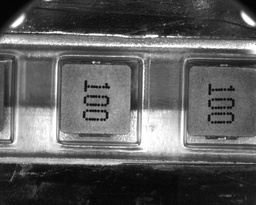
#> input picture source/100-1.jpg, 256 x 205 px, shrunk from 1280 x 1024 before the run
$ jupyter execute main_texureMatching.ipynb
#> lines starting #> are read from the running program, lines starting #| are printed output that depends on the picture
參考文件
1. Yoo, Jae-Chern, and Tae Hee Han. "Fast normalized cross-correlation." Circuits, systems and signal processing 28.6 (2009): 819-843.

[cell 1]
import cv2
import numpy as np
import time
import os
import matplotlib.pyplot as plt
import itertools
import queue
from scipy.signal import convolve2d, correlate2d

[cell 2]
img = cv2.imread('./source/100-1.jpg')
#> img is the input picture: shape (205, 256, 3); min 3, max 255, mean 92.2
template = cv2.imread('./template/100-Template.jpg')
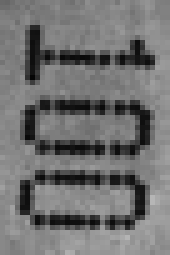
#> input picture template/100-Template.jpg, 34 x 51 px, shrunk from 170 x 253 before the run (shown 5 times larger)
#> template is the input picture: shape (51, 34, 3); min 6, max 182, mean 113.6

[cell 3]
img_gray = img[:, :, 2]*0.299 + img[:, :, 1]*0.587 + img[:, :, 0]*0.114
img_gray = img_gray.astype(np.float32)

template_gray = template[:, :, 2]*0.299 + template[:, :, 1]*0.587 + template[:, :, 0]*0.114
template_gray = template_gray.astype(np.float32)

[cell 4]
fig, ax = plt.subplots(1, 2, figsize=(30, 10))
ax[0].imshow(img_gray, cmap='gray')
ax[1].imshow(template_gray, cmap='gray')

[cell 5]
# template_gray = template_gray[::2, ::2]
# img_gray = img_gray[::2, ::2]

[cell 6]
def pad_convview(a):
    # pad
    pad = np.array(template_gray.shape) // 2
    padded_img_gray = np.zeros([img_gray.shape[0] + pad[0]*2, img_gray.shape[1] + pad[1]*2], dtype=np.float32)
    padded_img_gray[pad[0]:-pad[0], pad[1]:-pad[1]] = a

    # conv windows
    view_shape = tuple(np.subtract(padded_img_gray.shape, template_gray.shape) + 1) + template_gray.shape
    strides = padded_img_gray.strides + padded_img_gray.strides
    return np.lib.stride_tricks.as_strided(padded_img_gray, view_shape, strides)

[cell 7]
# pad
pad = np.array(template_gray.shape) // 2
#> pad = [25, 17]
padded_img_gray = np.zeros([img_gray.shape[0] + pad[0]*2, img_gray.shape[1] + pad[1]*2], dtype=np.float32)
padded_img_gray[pad[0]:-pad[0], pad[1]:-pad[1]] = img_gray
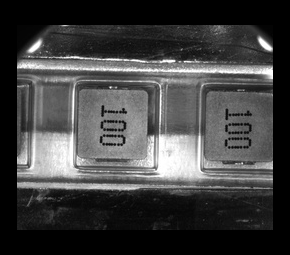
#> padded_img_gray: shape (255, 290) float32; min 0, max 255, mean 65.4

# conv windows
view_shape = tuple(np.subtract(padded_img_gray.shape, template_gray.shape) + 1) + template_gray.shape
#> view_shape = (205, 257, 51, 34)
strides = padded_img_gray.strides + padded_img_gray.strides
#> strides = (1160, 4, 1160, 4)
sub_matrices = np.lib.stride_tricks.as_strided(padded_img_gray, view_shape, strides)

[cell 8]
# [5 lines of commented-out code are left out]

[cell 9]
# plt.figure(figsize=(20, 20))
# plt.imshow(R)

[cell 10]
h, w = template_gray.shape
#> h = 51; w = 34

[cell 11]
# method 1
st = time.time()
template_norm = template_gray - np.mean(template_gray)

m = np.einsum('ij,klij->kl', template_norm, sub_matrices)
n = np.einsum('klij->kl', sub_matrices) / (w*h) * np.sum(template_norm)

I_mean = np.einsum('klij->kl', sub_matrices) / (w*h)

b = np.sum(template_norm**2) * \
    (np.einsum('klij,klij->kl', sub_matrices, sub_matrices) - 2 * np.einsum('klij->kl', sub_matrices) * I_mean + (w*h)*I_mean**2)

b = np.sqrt(b)

r = (m - n) / b
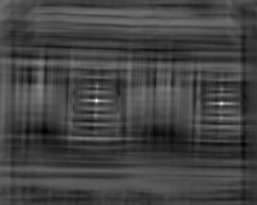
#> r: shape (205, 257) float32; min -0.372, max 0.986, mean -0.0122; drawn with min black and max white
print(time.time() - st)

[cell 12]
# method 2
st = time.time()
T = template_gray
T_mean = np.mean(template_gray)
#> T_mean = 113.6
I_mean = np.einsum('klij->kl', sub_matrices) / (w*h)

m = np.einsum('ij,klij->kl', T, sub_matrices) / (w*h)
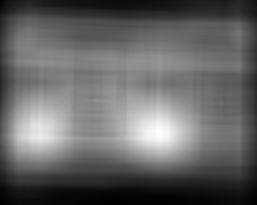
#> m: shape (205, 257) float32; min 620.4, max 24080.9, mean 9907.7; drawn with min black and max white
n = (T_mean * np.einsum('klij->kl', sub_matrices) / (w*h))

I_var = np.einsum('klij,klij->kl', sub_matrices, sub_matrices) / (w*h) - I_mean**2
T_var = np.mean(T**2) - np.mean(T)**2
#> T_var = 1644.2
b = np.sqrt(T_var * I_var)

r = (m - n) / b
print(time.time() - st)

[cell 13]
# method 2 - 1
st = time.time()
T = template_gray
T_mean = np.mean(template_gray)
I_sum = np.einsum('klij->kl', sub_matrices)

m = np.einsum('ij,klij->kl', T, sub_matrices)
n = T_mean * I_sum

I_var = np.einsum('klij,klij->kl', sub_matrices, sub_matrices) - I_sum**2 / (w*h)
T_var = np.einsum('ij->', T**2) - np.einsum('ij->', T)**2 / (w*h)
#> T_var = 2851066.4
b = np.sqrt(T_var * I_var)

r = (m - n) / b
print(time.time() - st)

[cell 14]
# method 2 - 2
st = time.time()
c = w * h
#> c = 1734
T = template_gray
T_sum = np.einsum('ij->', T)
#> T_sum = 196948
I_sum = np.einsum('klij->kl', sub_matrices)

m = np.einsum('ij,klij->kl', T, sub_matrices)
n = T_sum * I_sum / c

I_var = np.einsum('klij->kl', pad_convview(img_gray**2)) - I_sum**2 / c
#> in pad_convview, `padded_img_gray[pad[0]:-pad[0], pad[1]:-pad[1]] = a`:
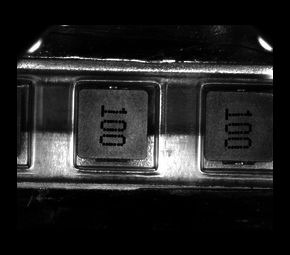
#> padded_img_gray: shape (255, 290) float32; min 0, max 65025, mean 8863; drawn with min black and max white
#> in pad_convview, `strides = padded_img_gray.strides + padded_img_gray.strides`: strides = (1160, 4, 1160, 4)
T_var = np.einsum('ij->', T**2) - T_sum**2 / c
b = np.sqrt(T_var * I_var)

r = (m - n) / b
print(time.time() - st)

[cell 15]
plt.figure(figsize=(20, 20))
plt.imshow(r)

# subsample

[cell 16]
sample_imgs = [img_gray]
sample_templates = [template_gray]

for _ in range(3):
    sample_imgs.append(sample_imgs[-1][::2, ::2])
    sample_templates.append(sample_templates[-1][::2, ::2])
#> after the loop, sample_imgs = 4 items; sample_templates = 4 items

[cell 17]
init_level = len(sample_imgs) - 1
#> init_level = 3

que = queue.Queue()
# [init_level], [start_point], [w], [h]
que.put([init_level, np.array([0, 0]), sample_imgs[-1].shape[1], sample_imgs[-1].shape[0]])

[cell 18]
results_loc = []
results_sim = []

[cell 19]
while not que.empty():
    now_level, start_point, subimage_w, subimage_h = que.get()

    now_template = sample_templates[now_level]
    now_img = sample_imgs[now_level]

    h_upper = start_point[0] - 10
    h_lower = start_point[0] + subimage_h + 10
    w_upper = start_point[1] - 10
    w_lower = start_point[1] + subimage_w + 10

    if h_upper < 0:
        h_upper = 0
    if h_lower >= now_img.shape[0]:
        h_lower = now_img.shape[0]
    if w_upper < 0:
        w_upper = 0
    if w_lower >= now_img.shape[1]:
        w_lower = now_img.shape[1]

    cut_img = now_img[h_upper:h_lower, w_upper:w_lower]


    # pad
    if (now_template.shape[0] >= cut_img.shape[0]) or (now_template.shape[1] >= cut_img.shape[1]):
        pad = np.array([now_template.shape[0] - cut_img.shape[0], now_template.shape[1] - cut_img.shape[1]], dtype=np.int32) //2

        pad[pad >= 0] += 4
        pad[pad < 0] = 0

        padded_img_gray = np.pad(cut_img, [[pad[0], pad[0]], [pad[1], pad[1]]])
    else:
        padded_img_gray = cut_img


    # change view for conv
    view_shape = tuple(np.subtract(padded_img_gray.shape, now_template.shape) + 1) + now_template.shape
    strides = padded_img_gray.strides + padded_img_gray.strides
    sub_matrices = np.lib.stride_tricks.as_strided(padded_img_gray, view_shape, strides)


    #
    template_h, template_w = now_template.shape
    T_norm = now_template - np.mean(now_template)
    I_norm_mean = np.einsum('klij->kl', sub_matrices) / (template_w*template_h)

    #
    m = np.einsum('ij,klij->kl', T_norm, sub_matrices)
    n = I_norm_mean * np.sum(T_norm)


    T_norm_sum = np.sum(T_norm**2)

    I_norm_sum = np.einsum('klij,klij->kl', sub_matrices, sub_matrices) \
                    - 2 * np.einsum('klij->kl', sub_matrices) * I_norm_mean \
                    + (template_w*template_h) * I_norm_mean**2

    R = (m - n) / np.sqrt(T_norm_sum * I_norm_sum)

    #
    if now_level == len(sample_imgs) - 1:
        loc = np.where( R >= 0.6)
    else:
        loc = np.where( R >= R.max())

    points_loc = np.array([[i, j] for i, j in zip(*loc)])
    points_sim = np.array([R[i, j] for i, j in zip(*loc)])

    targetPoint = []
    while len(points_loc) > 0:
        p = points_loc[0]

        distance = np.sqrt(np.sum((points_loc - p)**2, axis=1))
        nearPoint = np.argwhere(distance < sample_imgs[now_level].shape[1]*0.2).flatten()

        sim_argmax = np.argmax(points_sim[nearPoint])
        targetPoint.append(points_loc[nearPoint][sim_argmax])

        points_loc = np.delete(points_loc, nearPoint, axis=0)
        points_sim = np.delete(points_sim, nearPoint, axis=0)
    targetPoint = np.array(targetPoint)


    if len(targetPoint) <= 0:
        continue
    #
    if now_level == 0:
        results_loc.append((targetPoint[0] + np.array([h_upper, w_upper])))
        results_sim.append(R[(targetPoint[0])[0], (targetPoint[0])[1]])
        continue
    #
    targetPoint = targetPoint + np.array([h_upper, w_upper]) + [template_h//2, template_w//2]

    for x, y in targetPoint:
        h_upper = x - int(now_template.shape[0]*0.5) if x - now_template.shape[0]*0.5 > 0 else 0
        w_upper = y - int(now_template.shape[1]*0.5) if y - now_template.shape[1]*0.5 > 0 else 0

        que.put([now_level-1, (np.array([h_upper, w_upper]))*2, int((now_template.shape[1])*2), int((now_template.shape[0])*2)])
#> this loop made 13 passes
#> (strides, T_norm_sum) on passes 2 to 13: ((4096, 16, 4096, 16), 204130.1), ((4096, 16, 4096, 16), 204130.1), ((4096, 16, 4096, 16), 204130.1), ((4096, 16, 4096, 16), 204130.1), ((2048, 8, 2048, 8), 693203.6), ((2048, 8, 2048, 8), 693203.6), ((2048, 8, 2048, 8), 693203.6), ((2048, 8, 2048, 8), 693203.6), ((1024, 4, 1024, 4), 2851066.2), ((1024, 4, 1024, 4), 2851066.2), ((1024, 4, 1024, 4), 2851066.2), ((1024, 4, 1024, 4), 2851066.2)
#> (strides, T_norm_sum, loc) on pass 1: ((8192, 32, 8192, 32), 6422.2, ([1, 1, 1, 1, 1, 10, 12], [12, 13, 15, 18, 19, 0, 11]))
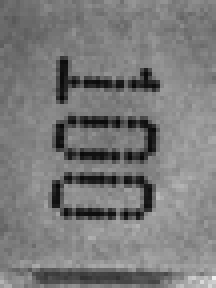
#> cut_img: shape (72, 54) float32 (shown 4 times larger); min 7, max 238, mean 122.5
#> after the loop, results_loc = [[38, 54], [64, 151], [62, 22], [75, 79]]; results_sim = [0.247, 0.286, 0.345, 0.986]

[cell 20]
img_res = img_gray.copy()
w, h = template_gray.shape[::-1]

for pt in results_loc:
    cv2.rectangle(img_res, (pt[1], pt[0]), (pt[1] + w, pt[0] + h), (0, 0, 255), 2)
#> this loop made 4 passes
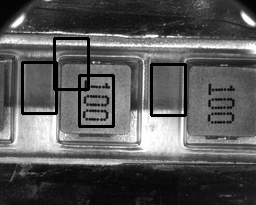
#> img_res: shape (205, 256) float32; min 0, max 255, mean 87.4

plt.figure(figsize=(20, 20))
plt.imshow(img_res)

# with OpenCV

[cell 21]
import cv2
import numpy as np
import time
import os
import matplotlib.pyplot as plt
import itertools
from scipy.signal import convolve2d, correlate2d

[cell 22]
img = cv2.imread('./source/Die1.tif')
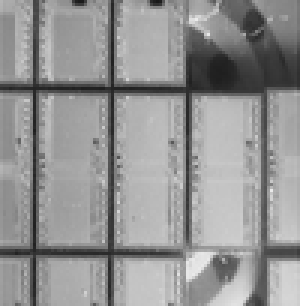
#> input picture source/Die1.tif, 100 x 102 px, shrunk from 500 x 512 before the run (shown 3 times larger)
#> img is the input picture: shape (102, 100, 3); min 25, max 234, mean 147.6
template = cv2.imread('./template/Die-Template.tif')
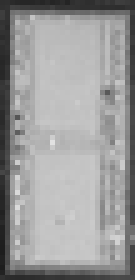
#> input picture template/Die-Template.tif, 27 x 56 px, shrunk from 135 x 282 before the run (shown 5 times larger)
#> template is the input picture: shape (56, 27, 3); min 29, max 225, mean 155

[cell 23]
img_gray = cv2.cvtColor(img, cv2.COLOR_BGR2GRAY)
#> img_gray: shape (102, 100)
template_gray = cv2.cvtColor(template, cv2.COLOR_BGR2GRAY)
#> template_gray: shape (56, 27)

[cell 24]
res = cv2.matchTemplate(img_gray, template_gray, cv2.TM_CCOEFF_NORMED)

[cell 25]
plt.figure(figsize=(20, 20))
plt.imshow(res)

[cell 26]
w, h = template_gray.shape[::-1]
#> w = 27; h = 56
img_res = img_gray.copy()

threshold = 0.6
loc = np.where( res >= threshold)
#> loc = 58 positions, rows 22 to 36, columns 10 to 63
for pt in zip(*loc[::-1]):
    cv2.rectangle(img_res, pt, (pt[0] + w, pt[1] + h), (0,0,255), 2)
#> this loop made 58 passes
#> pt on passes 1 to 12: (62, 22), (62, 23), (62, 24), (36, 25), (61, 25), (62, 25), (11, 26), (36, 26), (61, 26), (62, 26), (10, 27), (11, 27)
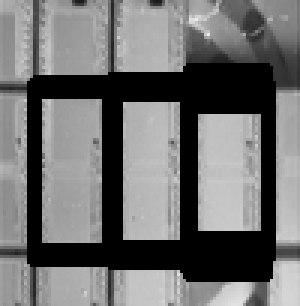
#> img_res: shape (102, 100) (shown 3 times larger); min 0, max 234, mean 111.6

plt.figure(figsize=(20, 20))
plt.imshow(img_res, cmap='gray')
